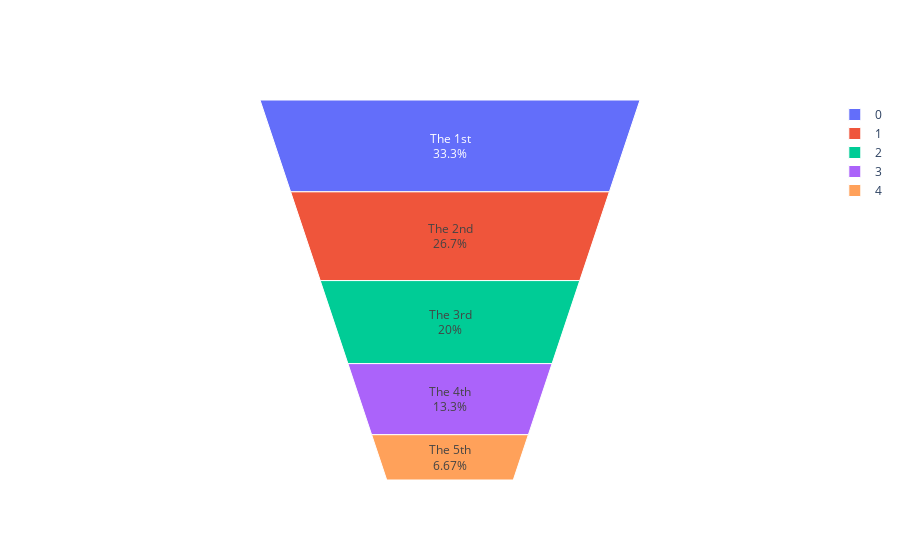

The notebook cell saved with this chart:
### Code cell
from plotly import graph_objects as go

fig = go.Figure(go.Funnelarea(
    text = ["The 1st","The 2nd", "The 3rd", "The 4th", "The 5th"],
    values = [5, 4, 3, 2, 1]
    ))
fig.show()

### Figure 1 — Plotly figure (JSON) as saved in the notebook; plotly's stock layout.template omitted (floating-point values rounded to 4 significant figures)
{"data": [{"text": ["The 1st", "The 2nd", "The 3rd", "The 4th", "The 5th"], "type": "funnelarea", "values": [5, 4, 3, 2, 1]}], "layout": {"autosize": true}}
